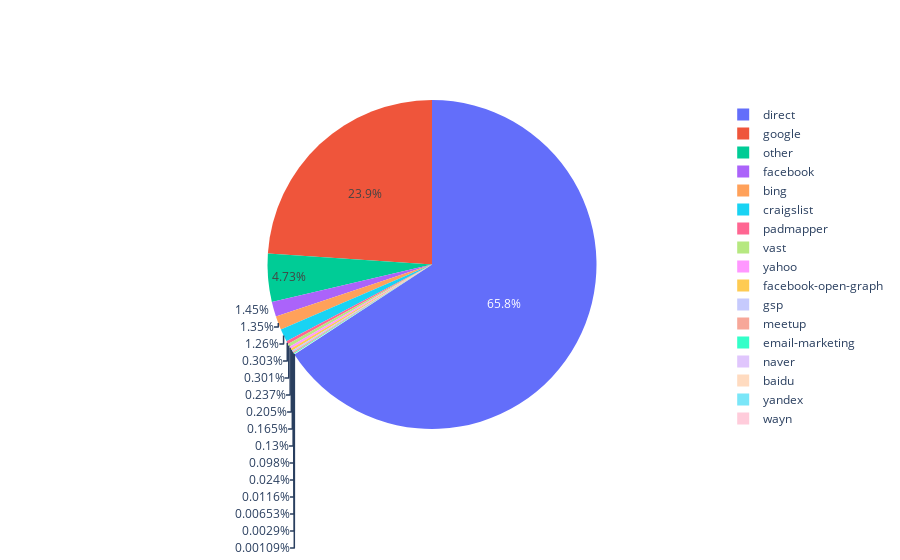

The notebook cell saved with this chart:
### Markdown cell above
1.很多人都是瀏覽器搜尋過來的(近8成)

2.ios用戶使用的人比android的還多

### Code cell
call_pie('affiliate_provider')

### Figure 1 — Plotly figure (JSON) as saved in the notebook; plotly's stock layout.template omitted (floating-point values rounded to 4 significant figures)
{"data": [{"labels": ["baidu", "bing", "craigslist", "daum", "direct", "email-marketing", "facebook", "facebook-open-graph", "google", "gsp", "meetup", "naver", "other", "padmapper", "vast", "wayn", "yahoo", "yandex"], "type": "pie", "values": [32, 3719, 3475, 3, 181270, 270, 3996, 566, 65956, 455, 358, 66, 13036, 836, 830, 8, 653, 18]}], "layout": {}}
